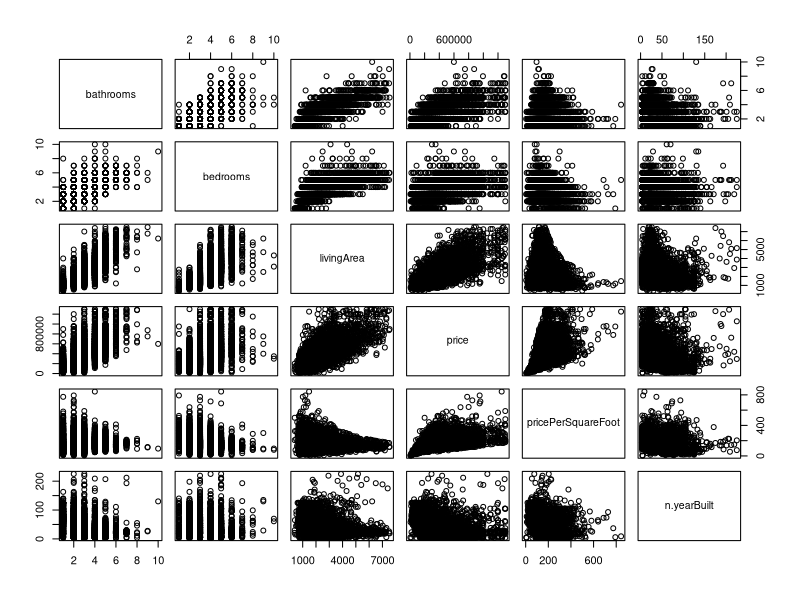
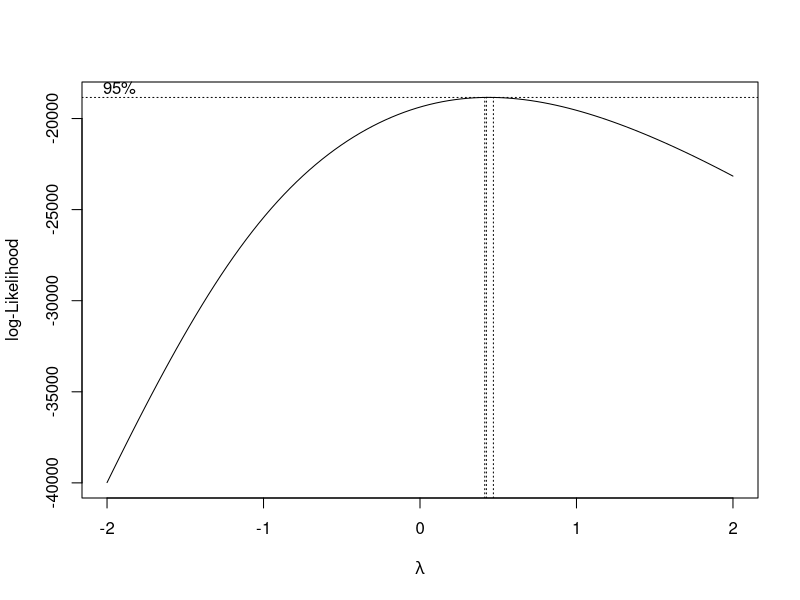

Reproduce these figures in R, in order. (Note: this script raises an error after producing the figures.)
## ---- chunk 1
# Clear plots
if(!is.null(dev.list())) dev.off()

# Clean workspace
rm(list=ls())

library(car)
library(FactoMineR)
library(lmtest)
library(effects)
library(AER)
library(MASS)
## ---- chunk 2
df <- read.csv("House_Clean2.csv", header = TRUE)

df[sapply(df, is.character)] <- lapply(df[sapply(df, is.character)], as.factor)

# Converting binary columns (only 0 or 1) to factor
df[sapply(df, function(x) all(na.omit(unique(x)) %in% c(0, 1)))] <- 
  lapply(df[sapply(df, function(x) all(na.omit(unique(x)) %in% c(0, 1)))], as.factor)

summary(df)
## ---- chunk 3
num_vars <- names(df)[sapply(df, is.numeric)]
cor(df[,num_vars]) 
plot(df[,num_vars])
## ---- chunk 4
head(df)
m0 <- lm(price ~bedrooms+bathrooms+livingArea+n.yearBuilt, data=df[,num_vars])
summary(m0)
vif(m0)
## ---- chunk 5
boxcox(price ~bedrooms+bathrooms+livingArea, data=df[,num_vars]) #we see that sqrt is the suitable tranformation
boxTidwell(sqrt(price) ~ bedrooms+bathrooms+livingArea+n.yearBuilt, data=df[,num_vars])

boxTidwell(sqrt(price) ~ bedrooms+sqrt(bathrooms)+log(livingArea), data=df[,num_vars])

m1 <- lm(sqrt(price) ~bedrooms+bathrooms+livingArea+n.yearBuilt, data=df[,num_vars])
summary(m1)
vif(m1)
step(m1)
AIC(m1)

m2 <- lm(sqrt(price) ~ bedrooms+bathrooms+livingArea, data=df[,num_vars])
summary(m2)
vif(m2)
anova(m2,m1)
step(m2)
AIC(m2)

## ---- chunk 6

boxTidwell(sqrt(price) ~ bedrooms+bathrooms+livingArea, data=df[,num_vars]) #

m2 <- lm( prestige ~ education + log(income), data = df[, c(1:4)])
summary(m3)
par(mfrow=c(2,2))
plot(m3, id.n=0)
par(mfrow=c(1,1))

marginalModelPlots( m3, id=list(n=0))
residualPlots( m3, id=list(n=0))
avPlots( m3, id=list(n=0))
crPlots( m3, id=list(n=0))
influencePlot( m3, id=list(n=3))
## ---- chunk 7
# step is not based on inferential (tradeoff goodness of fit/complexity)
m2 <- step( m1 )
## ---- chunk 8
summary(m2)
par(mfrow=c(2,2))
plot(m2, id.n=0)

# residual analysis looks fine. normal distribution tmb

# units for resiudals: Y-^Y
# standardized residuals: should be interpreted as standard normal distribution. very convenient (simlpifies interpretation)

par(mfrow=c(1,1))
influencePlot( m2, id=list(n=5,method="noteworthy") )

# Studentized Residuals (just a technichality)
# transformed residual interpreted as N~(0,1)
# vertical lines: threshold (la primera: 2xmean head value, la segunda 3xmhv)
# horizontal lines: unusual pero no tanto como general managers x ej

residualPlots(m2) #useful for assignment
# checkeas los residuals y los explanatory variables a ver si no hay alguna con tendencia
# income parece un poco raro... we have to try to improve linear relation bw prestige and income
## ---- chunk 9
marginalModelPlots(m2)
# if you see discrepancies your model has to be improved
avPlots(m2)
